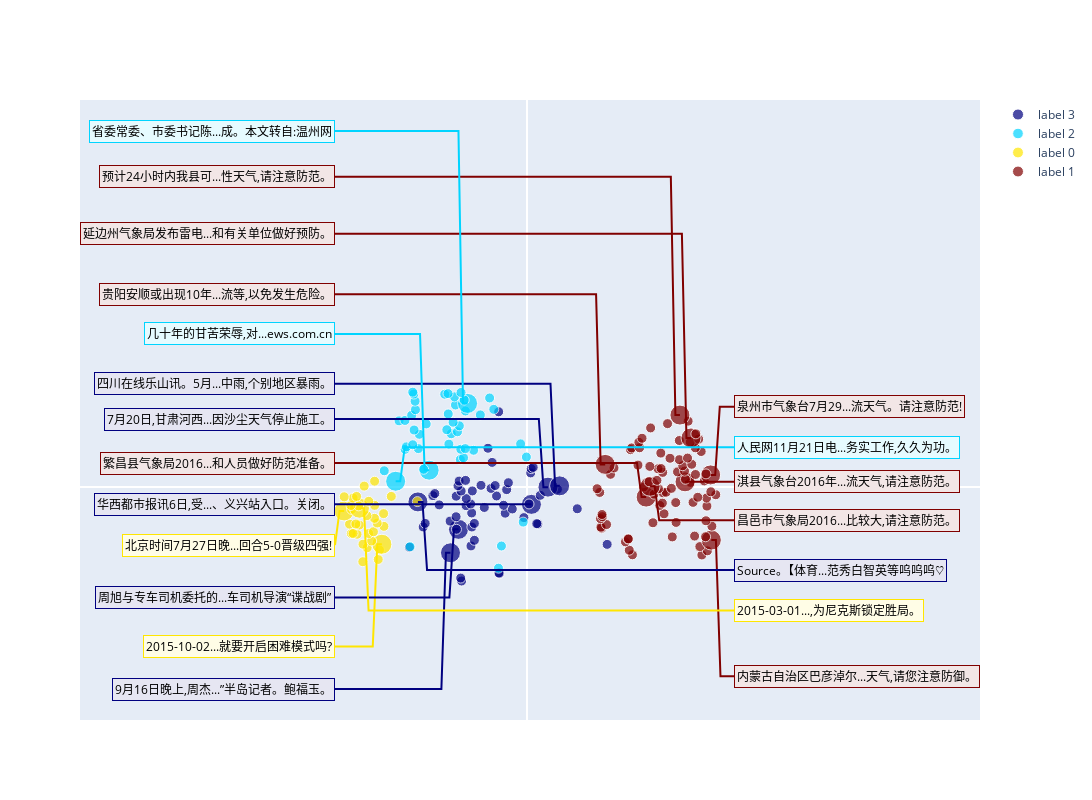

Here is the notebook cell this chart was saved with:
### Code cell
# 不包含label
tsne_plot = TSNE_Plot(test_X['text'], test_X['embed'], N = 4)
tsne_plot.tsne_plot()

### Figure 1 — Plotly figure (JSON) as saved in the notebook; plotly's stock layout.template omitted (floating-point values rounded to 4 significant figures)
{"data": [{"legendgroup": "lines", "marker": {"color": "#000080", "size": [10, 10, 10, 10, 20, 10, 10, 10, 10, 20, 10, 10, 10, 10, 10, 10, 10, 10, 10, 10, 10, 10, 10, 10, 10, 10, 10, 10, 20, 10, 10, 20, 10, 10, 10, 10, 10, 10, 10, 10, 10, 10, 10, 20, 20, 10, 10, 10, 10, 10, 10, 10, 10, 10, 10, 10, 10]}, "mode": "markers", "name": "label 3", "showlegend": true, "type": "scatter", "x": [-7.178, -7.273, -3.026, -3.075, -8.394, -12.9, -6.148, 8.795, -5.774, -7.515, -7.74, -6.051, -11.39, 1.196, 1.074, -5.775, -11.17, -8.438, -0.3399, -7.779, -2.391, -6.067, -1.613, 5.515, -4.685, -6.68, -2.568, -9.634, 0.4871, -6.177, 0.2226, -11.97, -6.666, -7.767, -3.341, -10.32, 1.456, -10.12, -7.228, -6.0, -2.232, 3.338, -3.944, 2.298, 3.579, -7.571, -3.496, -5.046, -2.043, -7.449, -6.745, 0.4044, 0.4612, 0.6804, -3.828, -4.283, -3.109], "y": [-5.524, -5.348, -5.084, -5.05, -3.864, -3.539, -3.462, -3.369, -3.13, -2.487, -2.484, -2.349, -2.345, -2.177, -2.151, -2.14, -2.138, -2.002, -1.798, -1.747, -1.537, -1.525, -1.289, -1.279, -1.201, -1.097, -1.07, -1.052, -1.019, -0.9978, -0.9951, -0.8748, -0.682, -0.5393, -0.5266, -0.5056, -0.4877, -0.3851, -0.2389, -0.2303, -0.1534, -0.136, -0.08254, -0.007391, 0.06714, 0.07321, 0.08504, 0.09846, 0.2518, 0.3474, 0.3885, 0.8279, 1.08, 1.152, 1.445, 2.277, 4.418]}, {"legendgroup": "lines", "marker": {"color": "#00d4ff", "size": [10, 10, 10, 10, 20, 10, 20, 10, 10, 10, 10, 10, 10, 10, 10, 10, 10, 10, 10, 10, 10, 10, 10, 10, 10, 10, 10, 10, 10, 10, 10, 10, 10, 10, 10, 10, 10, 20, 10, 10, 10, 10, 10, 10, 10, 10, 10]}, "mode": "markers", "name": "label 2", "showlegend": true, "type": "scatter", "x": [-3.131, -12.83, -2.805, -0.4177, -14.41, -15.66, -10.74, -11.34, -7.309, -6.964, -0.06815, -5.863, -13.37, -7.261, -6.773, -11.92, -13.24, -12.54, -8.571, -0.7001, -11.81, -8.311, -7.63, -12.39, -8.797, -7.424, -11.06, -8.111, -14.04, -13.39, -12.65, -5.12, -8.642, -6.754, -12.24, -3.644, -7.848, -6.521, -12.28, -6.887, -4.1, -7.961, -9.023, -12.42, -8.669, -7.236, -12.54], "y": [-4.768, -3.508, -3.466, -2.06, 0.3383, 0.9531, 0.9872, 1.042, 1.612, 1.719, 1.76, 2.158, 2.215, 2.216, 2.254, 2.257, 2.357, 2.481, 2.518, 2.533, 3.096, 3.128, 3.246, 3.348, 3.365, 3.594, 3.705, 3.806, 3.884, 3.909, 4.213, 4.236, 4.292, 4.466, 4.542, 4.56, 4.816, 4.91, 5.042, 5.11, 5.229, 5.295, 5.449, 5.462, 5.485, 5.552, 5.571]}, {"legendgroup": "lines", "marker": {"color": "#ffe600", "size": [10, 10, 10, 10, 20, 10, 10, 10, 10, 10, 10, 10, 10, 10, 10, 10, 10, 10, 10, 10, 20, 10, 20, 10, 10, 10, 10, 10, 10, 10, 10, 10, 10, 10]}, "mode": "markers", "name": "label 0", "showlegend": true, "type": "scatter", "x": [-18.01, -16.32, -16.19, -17.54, -15.92, -18.0, -17.04, -18.65, -19.27, -17.37, -19.08, -16.85, -15.7, -18.41, -19.47, -18.77, -16.44, -16.73, -17.57, -15.73, -20.07, -19.25, -18.38, -18.47, -19.31, -16.72, -12.03, -17.36, -19.08, -20.05, -18.7, -14.89, -17.86, -16.72], "y": [-4.387, -4.254, -3.691, -3.57, -3.362, -3.359, -3.17, -2.775, -2.732, -2.73, -2.727, -2.626, -2.31, -2.236, -2.183, -2.173, -2.115, -1.839, -1.685, -1.563, -1.407, -1.314, -1.247, -1.107, -1.084, -1.077, -0.8562, -0.8397, -0.6486, -0.5743, -0.5544, -0.5525, 0.05298, 0.3399]}, {"legendgroup": "lines", "marker": {"color": "#800000", "size": [10, 10, 10, 10, 10, 10, 20, 10, 10, 10, 10, 10, 10, 10, 10, 10, 10, 10, 10, 10, 10, 10, 10, 10, 10, 10, 10, 10, 10, 10, 20, 10, 10, 10, 10, 10, 10, 10, 10, 10, 10, 20, 10, 20, 10, 10, 10, 10, 20, 10, 10, 10, 10, 10, 10, 10, 10, 10, 10, 10, 10, 20, 10, 10, 10, 10, 10, 10, 10, 10, 10, 10, 10, 10, 10, 10, 10, 20, 10, 10, 10, 10, 20]}, "mode": "markers", "name": "label 1", "showlegend": true, "type": "scatter", "x": [19.19, 11.57, 19.79, 11.22, 18.96, 10.81, 20.23, 11.08, 11.12, 15.94, 19.59, 18.39, 8.177, 8.113, 20.29, 8.726, 13.82, 16.36, 19.63, 8.069, 8.262, 8.231, 15.04, 19.74, 14.57, 14.85, 16.32, 18.22, 19.71, 18.74, 13.07, 20.71, 13.95, 14.93, 7.98, 15.27, 20.17, 7.696, 14.42, 15.84, 12.8, 13.5, 17.95, 17.34, 13.4, 19.45, 14.26, 17.38, 20.15, 18.48, 9.167, 19.64, 14.89, 16.52, 17.28, 14.38, 14.71, 9.546, 13.48, 17.09, 12.18, 8.579, 18.07, 16.71, 15.69, 17.62, 14.68, 19.11, 11.36, 11.48, 18.47, 12.35, 12.28, 17.91, 16.72, 18.83, 12.62, 18.0, 18.53, 13.57, 15.42, 17.68, 16.78], "y": [-3.992, -3.981, -3.748, -3.71, -3.499, -3.221, -3.117, -3.051, -3.049, -2.931, -2.922, -2.884, -2.418, -2.358, -2.301, -2.206, -2.1, -2.081, -1.982, -1.861, -1.74, -1.614, -1.573, -1.121, -1.082, -0.9463, -0.9147, -0.9023, -0.6469, -0.6038, -0.594, -0.4539, -0.4206, -0.3438, -0.3189, -0.306, -0.28, -0.1003, -0.09981, -0.07859, -0.004959, 0.04227, 0.2728, 0.3038, 0.3093, 0.3545, 0.3911, 0.4549, 0.7107, 0.7359, 0.7454, 0.7701, 0.8605, 0.8895, 0.9332, 1.069, 1.086, 1.122, 1.211, 1.25, 1.287, 1.328, 1.335, 1.606, 1.688, 1.699, 1.992, 2.085, 2.194, 2.295, 2.302, 2.304, 2.629, 2.641, 2.731, 2.812, 2.864, 2.881, 3.12, 3.47, 3.722, 3.868, 4.224]}, {"legendgroup": "lines", "line": {"color": "#000080"}, "mode": "lines", "showlegend": false, "type": "scatter", "x": [-21.07, -9.394, -8.894, -8.394], "y": [-11.86, -11.86, -3.864, -3.864]}, {"legendgroup": "lines", "line": {"color": "#ffe600"}, "mode": "lines", "showlegend": false, "type": "scatter", "x": [-21.07, -16.92, -16.42, -15.92], "y": [-9.362, -9.362, -3.362, -3.362]}, {"legendgroup": "lines", "line": {"color": "#800000"}, "mode": "lines", "showlegend": false, "type": "scatter", "x": [22.71, 21.23, 20.73, 20.23], "y": [-11.12, -11.12, -3.117, -3.117]}, {"legendgroup": "lines", "line": {"color": "#000080"}, "mode": "lines", "showlegend": false, "type": "scatter", "x": [-21.07, -8.515, -8.015, -7.515], "y": [-6.487, -6.487, -2.487, -2.487]}, {"legendgroup": "lines", "line": {"color": "#ffe600"}, "mode": "lines", "showlegend": false, "type": "scatter", "x": [-21.07, -21.07, -20.57, -20.07], "y": [-3.407, -3.407, -1.407, -1.407]}, {"legendgroup": "lines", "line": {"color": "#ffe600"}, "mode": "lines", "showlegend": false, "type": "scatter", "x": [22.71, -17.38, -17.88, -18.38], "y": [-7.247, -7.247, -1.247, -1.247]}, {"legendgroup": "lines", "line": {"color": "#000080"}, "mode": "lines", "showlegend": false, "type": "scatter", "x": [-21.07, -0.5129, -0.0129, 0.4871], "y": [-1.019, -1.019, -1.019, -1.019]}, {"legendgroup": "lines", "line": {"color": "#000080"}, "mode": "lines", "showlegend": false, "type": "scatter", "x": [22.71, -10.97, -11.47, -11.97], "y": [-4.875, -4.875, -0.8748, -0.8748]}, {"legendgroup": "lines", "line": {"color": "#800000"}, "mode": "lines", "showlegend": false, "type": "scatter", "x": [-21.07, 12.07, 12.57, 13.07], "y": [1.406, 1.406, -0.594, -0.594]}, {"legendgroup": "lines", "line": {"color": "#000080"}, "mode": "lines", "showlegend": false, "type": "scatter", "x": [-21.07, 1.298, 1.798, 2.298], "y": [3.993, 3.993, -0.007391, -0.007391]}, {"legendgroup": "lines", "line": {"color": "#800000"}, "mode": "lines", "showlegend": false, "type": "scatter", "x": [22.71, 14.5, 14.0, 13.5], "y": [-1.958, -1.958, 0.04227, 0.04227]}, {"legendgroup": "lines", "line": {"color": "#000080"}, "mode": "lines", "showlegend": false, "type": "scatter", "x": [-21.07, 2.579, 3.079, 3.579], "y": [6.067, 6.067, 0.06714, 0.06714]}, {"legendgroup": "lines", "line": {"color": "#800000"}, "mode": "lines", "showlegend": false, "type": "scatter", "x": [22.71, 18.34, 17.84, 17.34], "y": [0.3038, 0.3038, 0.3038, 0.3038]}, {"legendgroup": "lines", "line": {"color": "#00d4ff"}, "mode": "lines", "showlegend": false, "type": "scatter", "x": [22.71, -13.41, -13.91, -14.41], "y": [2.338, 2.338, 0.3383, 0.3383]}, {"legendgroup": "lines", "line": {"color": "#800000"}, "mode": "lines", "showlegend": false, "type": "scatter", "x": [22.71, 21.15, 20.65, 20.15], "y": [4.711, 4.711, 0.7107, 0.7107]}, {"legendgroup": "lines", "line": {"color": "#00d4ff"}, "mode": "lines", "showlegend": false, "type": "scatter", "x": [-21.07, -11.74, -11.24, -10.74], "y": [8.987, 8.987, 0.9872, 0.9872]}, {"legendgroup": "lines", "line": {"color": "#800000"}, "mode": "lines", "showlegend": false, "type": "scatter", "x": [-21.07, 7.579, 8.079, 8.579], "y": [11.33, 11.33, 1.328, 1.328]}, {"legendgroup": "lines", "line": {"color": "#800000"}, "mode": "lines", "showlegend": false, "type": "scatter", "x": [-21.07, 17.0, 17.5, 18.0], "y": [14.88, 14.88, 2.881, 2.881]}, {"legendgroup": "lines", "line": {"color": "#800000"}, "mode": "lines", "showlegend": false, "type": "scatter", "x": [-21.07, 15.78, 16.28, 16.78], "y": [18.22, 18.22, 4.224, 4.224]}, {"legendgroup": "lines", "line": {"color": "#00d4ff"}, "mode": "lines", "showlegend": false, "type": "scatter", "x": [-21.07, -7.521, -7.021, -6.521], "y": [20.91, 20.91, 4.91, 4.91]}], "layout": {"annotations": [{"bgcolor": "#e6e6f2", "bordercolor": "#000080", "borderpad": 2, "font": {"color": "black"}, "showarrow": false, "text": "9月16日晚上,周杰...”半岛记者。鲍福玉。", "x": -21.07, "xanchor": "right", "xref": "x", "y": -11.86, "yanchor": "middle", "yref": "y"}, {"bgcolor": "#fffde6", "bordercolor": "#ffe600", "borderpad": 2, "font": {"color": "black"}, "showarrow": false, "text": "2015-10-02...就要开启困难模式吗?", "x": -21.07, "xanchor": "right", "xref": "x", "y": -9.362, "yanchor": "middle", "yref": "y"}, {"bgcolor": "#f2e6e6", "bordercolor": "#800000", "borderpad": 2, "font": {"color": "black"}, "showarrow": false, "text": "内蒙古自治区巴彦淖尔...天气,请您注意防御。", "x": 22.71, "xanchor": "left", "xref": "x", "y": -11.12, "yanchor": "middle", "yref": "y"}, {"bgcolor": "#e6e6f2", "bordercolor": "#000080", "borderpad": 2, "font": {"color": "black"}, "showarrow": false, "text": "周旭与专车司机委托的...车司机导演“谍战剧”", "x": -21.07, "xanchor": "right", "xref": "x", "y": -6.487, "yanchor": "middle", "yref": "y"}, {"bgcolor": "#fffde6", "bordercolor": "#ffe600", "borderpad": 2, "font": {"color": "black"}, "showarrow": false, "text": "北京时间7月27日晚...回合5-0晋级四强!", "x": -21.07, "xanchor": "right", "xref": "x", "y": -3.407, "yanchor": "middle", "yref": "y"}, {"bgcolor": "#fffde6", "bordercolor": "#ffe600", "borderpad": 2, "font": {"color": "black"}, "showarrow": false, "text": "2015-03-01...,为尼克斯锁定胜局。", "x": 22.71, "xanchor": "left", "xref": "x", "y": -7.247, "yanchor": "middle", "yref": "y"}, {"bgcolor": "#e6e6f2", "bordercolor": "#000080", "borderpad": 2, "font": {"color": "black"}, "showarrow": false, "text": "华西都市报讯6日,受...、义兴站入口。关闭。", "x": -21.07, "xanchor": "right", "xref": "x", "y": -1.019, "yanchor": "middle", "yref": "y"}, {"bgcolor": "#e6e6f2", "bordercolor": "#000080", "borderpad": 2, "font": {"color": "black"}, "showarrow": false, "text": "Source。【体育...范秀白智英等呜呜呜♡", "x": 22.71, "xanchor": "left", "xref": "x", "y": -4.875, "yanchor": "middle", "yref": "y"}, {"bgcolor": "#f2e6e6", "bordercolor": "#800000", "borderpad": 2, "font": {"color": "black"}, "showarrow": false, "text": "繁昌县气象局2016...和人员做好防范准备。", "x": -21.07, "xanchor": "right", "xref": "x", "y": 1.406, "yanchor": "middle", "yref": "y"}, {"bgcolor": "#e6e6f2", "bordercolor": "#000080", "borderpad": 2, "font": {"color": "black"}, "showarrow": false, "text": "7月20日,甘肃河西...因沙尘天气停止施工。", "x": -21.07, "xanchor": "right", "xref": "x", "y": 3.993, "yanchor": "middle", "yref": "y"}, {"bgcolor": "#f2e6e6", "bordercolor": "#800000", "borderpad": 2, "font": {"color": "black"}, "showarrow": false, "text": "昌邑市气象局2016...比较大,请注意防范。", "x": 22.71, "xanchor": "left", "xref": "x", "y": -1.958, "yanchor": "middle", "yref": "y"}, {"bgcolor": "#e6e6f2", "bordercolor": "#000080", "borderpad": 2, "font": {"color": "black"}, "showarrow": false, "text": "四川在线乐山讯。5月...中雨,个别地区暴雨。", "x": -21.07, "xanchor": "right", "xref": "x", "y": 6.067, "yanchor": "middle", "yref": "y"}, {"bgcolor": "#f2e6e6", "bordercolor": "#800000", "borderpad": 2, "font": {"color": "black"}, "showarrow": false, "text": "淇县气象台2016年...流天气,请注意防范。", "x": 22.71, "xanchor": "left", "xref": "x", "y": 0.3038, "yanchor": "middle", "yref": "y"}, {"bgcolor": "#e6fbff", "bordercolor": "#00d4ff", "borderpad": 2, "font": {"color": "black"}, "showarrow": false, "text": "人民网11月21日电...务实工作,久久为功。", "x": 22.71, "xanchor": "left", "xref": "x", "y": 2.338, "yanchor": "middle", "yref": "y"}, {"bgcolor": "#f2e6e6", "bordercolor": "#800000", "borderpad": 2, "font": {"color": "black"}, "showarrow": false, "text": "泉州市气象台7月29...流天气。请注意防范!", "x": 22.71, "xanchor": "left", "xref": "x", "y": 4.711, "yanchor": "middle", "yref": "y"}, {"bgcolor": "#e6fbff", "bordercolor": "#00d4ff", "borderpad": 2, "font": {"color": "black"}, "showarrow": false, "text": "几十年的甘苦荣辱,对...ews.com.cn", "x": -21.07, "xanchor": "right", "xref": "x", "y": 8.987, "yanchor": "middle", "yref": "y"}, {"bgcolor": "#f2e6e6", "bordercolor": "#800000", "borderpad": 2, "font": {"color": "black"}, "showarrow": false, "text": "贵阳安顺或出现10年...流等,以免发生危险。", "x": -21.07, "xanchor": "right", "xref": "x", "y": 11.33, "yanchor": "middle", "yref": "y"}, {"bgcolor": "#f2e6e6", "bordercolor": "#800000", "borderpad": 2, "font": {"color": "black"}, "showarrow": false, "text": "延边州气象局发布雷电...和有关单位做好预防。", "x": -21.07, "xanchor": "right", "xref": "x", "y": 14.88, "yanchor": "middle", "yref": "y"}, {"bgcolor": "#f2e6e6", "bordercolor": "#800000", "borderpad": 2, "font": {"color": "black"}, "showarrow": false, "text": "预计24小时内我县可...性天气,请注意防范。", "x": -21.07, "xanchor": "right", "xref": "x", "y": 18.22, "yanchor": "middle", "yref": "y"}, {"bgcolor": "#e6fbff", "bordercolor": "#00d4ff", "borderpad": 2, "font": {"color": "black"}, "showarrow": false, "text": "省委常委、市委书记陈...成。本文转自:温州网", "x": -21.07, "xanchor": "right", "xref": "x", "y": 20.91, "yanchor": "middle", "yref": "y"}], "autosize": false, "height": 800, "width": 1500, "xaxis": {"tickvals": []}, "yaxis": {"tickvals": []}}}
